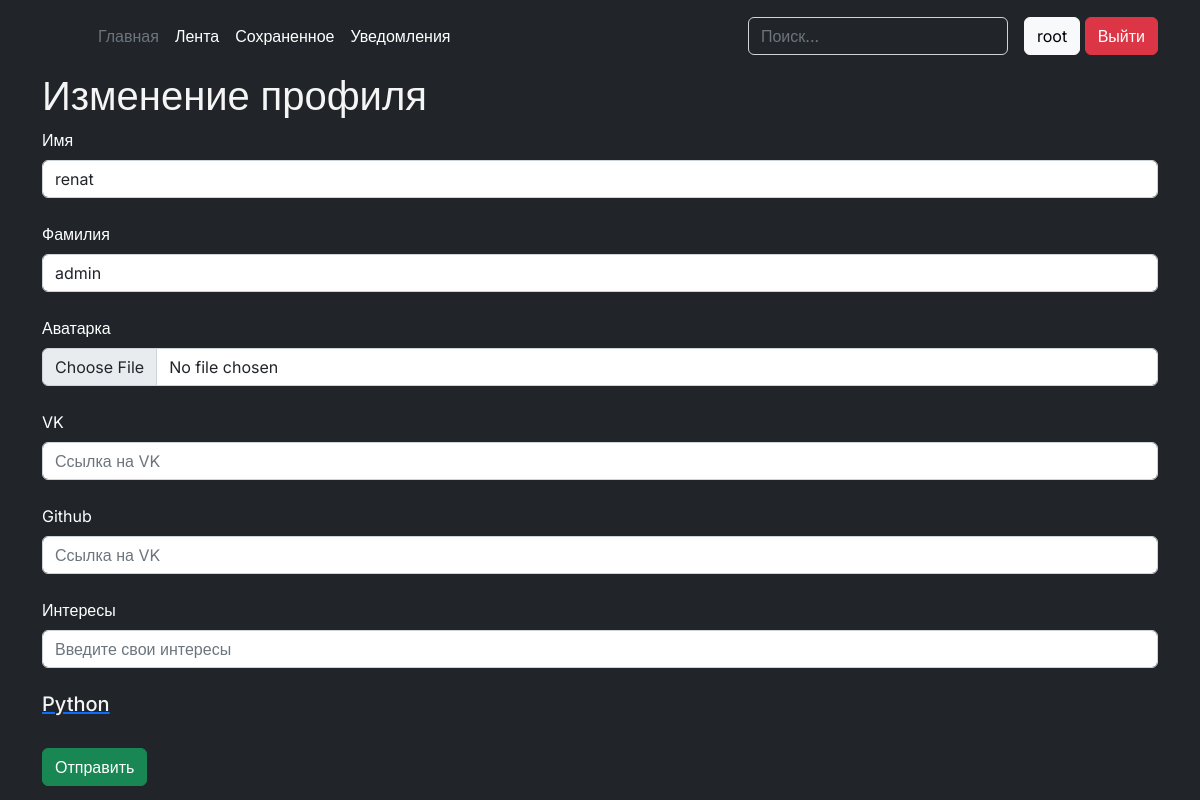
/profile/profile_edit/ (signed in), run on an earlier commit of the app's database.
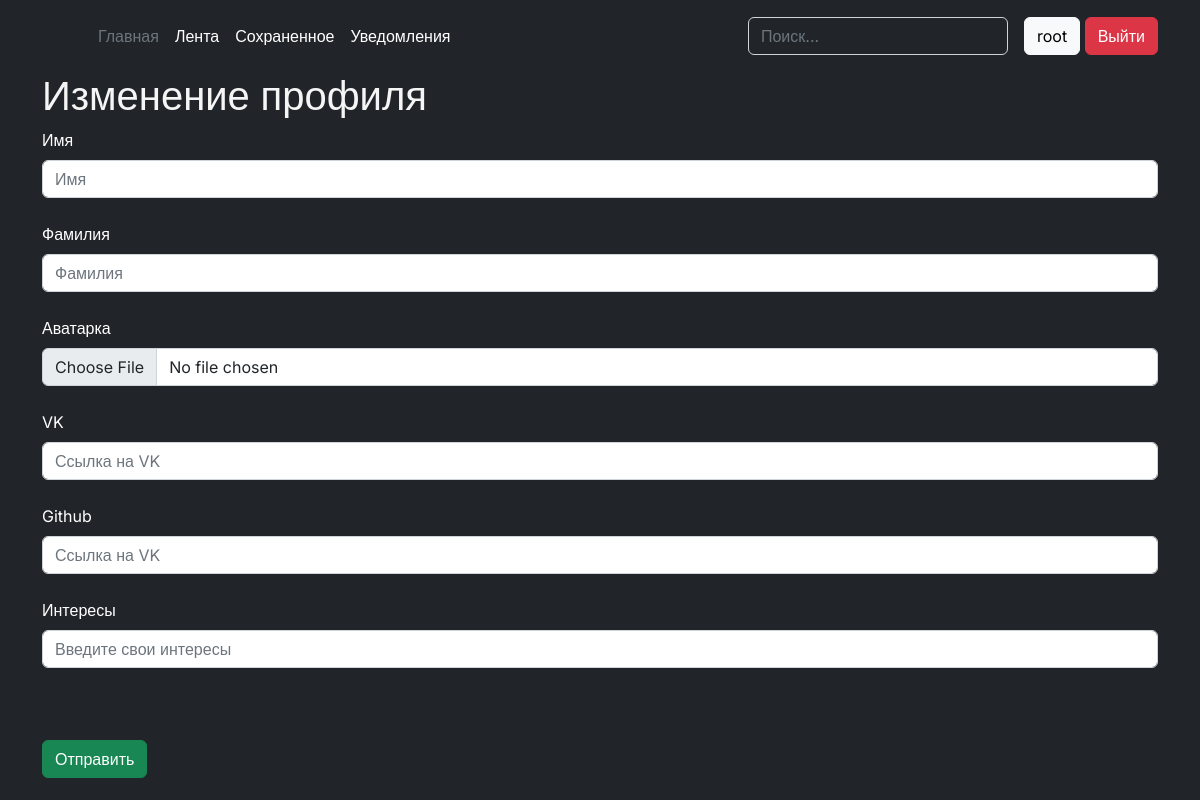
And on a later commit of the database.
### core/models.py (models this page shows)
class Profile(models.Model):
    user = models.OneToOneField(User, on_delete=models.CASCADE)
    first_name = models.CharField(max_length=30, blank=True, null=True)
    surname = models.CharField(max_length=30, blank=True, null=True)
    avatar = models.ImageField(upload_to=validate_profile_avatar, null=True, blank=True)
    vk_social_link = models.CharField(max_length=150, null=True, blank=True, validators=[validate_vk_link])
    github_social_link = models.CharField(max_length=150, null=True, blank=True, validators=[validate_github_link])
    subscribers = models.ManyToManyField(User, related_name='subscribers')

class Interest(models.Model):
    title = models.CharField(max_length=25, null=True, blank=True)
    user = models.ForeignKey(Profile, on_delete=models.CASCADE)

### core/views.py (the view)
# urls.py: path('profile/profile_edit/', core_views.edit_user_profile, name='edit_profile'),
@login_required
def edit_user_profile(request):
    context = {}
    context['profile'] = get_object_or_404(Profile, user=request.user)
    context['interests'] = Interest.objects.filter(user=context['profile']).all()
    if request.method == "POST":
        try:
            edit_user_profile_controller(request, context)
        except ValueError:
            messages.error(request, 'Попробуйте ещё раз')
        return redirect('profile', username=request.user.username)
    form = EditProfileForm
    if Profile.objects.filter(user=request.user).first():
        profile = Profile.objects.get(user=request.user)
        context['profile'] = Profile.objects.filter(user=request.user).first()
        form = EditProfileForm(initial={
                                'first_name': profile.first_name,
                                'surname': profile.surname,
                                'vk_social_link': profile.vk_social_link,
                                'github_social_link': profile.github_social_link
                                })
    context['form'] = form
    return render(request, 'edit_profile.html', context=context)

### templates/edit_profile.html (shortened to what this page needs)
{% extends 'base.html' %}
{% block content %}
<div class="container">
    <h1>Изменение профиля</h1>
    <form method="POST" enctype="multipart/form-data">
        {% for field in form %}
            <label for="exampleFormControlInput1" class="form-label white-text">{{ field.label }}</label>
            {{ field }}
            <br>
        {% endfor %}
        {% for interest in interests %}
        <div class="d-inline-block">
            <a href="{% url 'delete_interest' interest_id=interest.id %}"><h5>{{ interest.title }} {% if interest != interests.last %}●{% endif %}</h5></a>
        </div>
        {% endfor %}
        <br>
        <br>
        <button class="btn btn-success">Отправить</button>
    </form>
</div>
{% endblock %}

What changed in the data, as far as the page shows it:
no longer on this page (row edited): Profile: form "renat" "admin"
removed Interest: title "Python"
